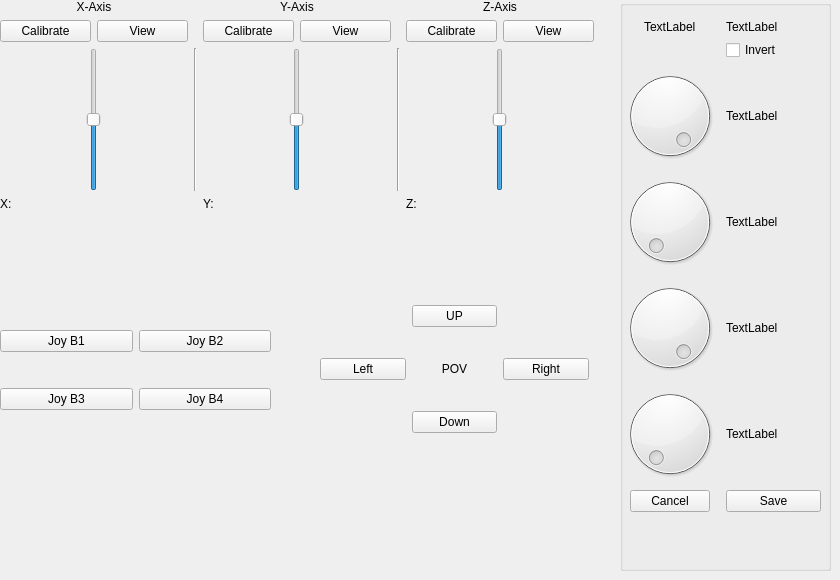
      <widget class="QWidget" name="tabCalibrationJoystick">
       <attribute name="title">
        <string>Joystick</string>
       </attribute>
       <widget class="QGroupBox" name="groupCalibrate">
        <property name="enabled">
         <bool>true</bool>
        </property>
        <property name="geometry">
         <rect>
          <x>620</x>
          <y>0</y>
          <width>211</width>
          <height>571</height>
         </rect>
        </property>
        <property name="autoFillBackground">
         <bool>false</bool>
        </property>
        <property name="title">
         <string/>
        </property>
        <widget class="QWidget" name="formLayoutWidget">
         <property name="geometry">
          <rect>
           <x>0</x>
           <y>20</y>
           <width>201</width>
           <height>541</height>
          </rect>
         </property>
         <layout class="QFormLayout" name="formLayout_3">
          <property name="labelAlignment">
           <set>Qt::AlignCenter</set>
          </property>
          <property name="formAlignment">
           <set>Qt::AlignHCenter|Qt::AlignTop</set>
          </property>
          <item row="0" column="0">
           <widget class="QLabel" name="lCalibrateOption">
            <property name="text">
             <string>TextLabel</string>
            </property>
           </widget>
          </item>
          <item row="0" column="1">
           <widget class="QLabel" name="lCalibrateStep">
            <property name="text">
             <string>TextLabel</string>
            </property>
           </widget>
          </item>
          <item row="1" column="1">
           <widget class="QCheckBox" name="chbCalibrateInvert">
            <property name="text">
             <string>Invert</string>
            </property>
           </widget>
          </item>
          <item row="4" column="0">
           <widget class="QDial" name="dCalibrateMin">
            <property name="minimum">
             <number>-32768</number>
            </property>
            <property name="maximum">
             <number>0</number>
            </property>
            <property name="value">
             <number>-32768</number>
            </property>
            <property name="sliderPosition">
             <number>-32768</number>
            </property>
            <property name="orientation">
             <enum>Qt::Horizontal</enum>
            </property>
           </widget>
          </item>
          <item row="4" column="1">
           <widget class="QLabel" name="lCalibrateMin">
            <property name="text">
             <string>TextLabel</string>
            </property>
           </widget>
          </item>
          <item row="5" column="0">
           <widget class="QDial" name="dCalibrateNeutral">
            <property name="minimum">
             <number>-32768</number>
            </property>
            <property name="maximum">
             <number>32768</number>
            </property>
            <property name="value">
             <number>32768</number>
            </property>
           </widget>
          </item>
          <item row="8" column="0">
           <widget class="QPushButton" name="bCalibrateCancel">
            <property name="text">
             <string>Cancel</string>
            </property>
           </widget>
          </item>
          <item row="8" column="1">
           <widget class="QPushButton" name="bCalibrateSave">
            <property name="text">
             <string>Save</string>
            </property>
           </widget>
          </item>
          <item row="5" column="1">
           <widget class="QLabel" name="lCalibrateNeutral">
            <property name="text">
             <string>TextLabel</string>
            </property>
           </widget>
          </item>
          <item row="7" column="0">
           <widget class="QDial" name="dCalibrateDeadband">
            <property name="maximum">
             <number>25</number>
            </property>
           </widget>
          </item>
          <item row="7" column="1">
           <widget class="QLabel" name="lCalibrateDeadband">
            <property name="text">
             <string>TextLabel</string>
            </property>
           </widget>
          </item>
          <item row="3" column="0">
           <widget class="QDial" name="dCalibrateMax">
            <property name="minimum">
             <number>0</number>
            </property>
            <property name="maximum">
             <number>32768</number>
            </property>
            <property name="value">
             <number>32768</number>
            </property>
           </widget>
          </item>
          <item row="3" column="1">
           <widget class="QLabel" name="lCalibrateMax">
            <property name="text">
             <string>TextLabel</string>
            </property>
           </widget>
          </item>
         </layout>
        </widget>
       </widget>
       <widget class="QWidget" name="gridLayoutWidget_4">
        <property name="geometry">
         <rect>
          <x>0</x>
          <y>0</y>
          <width>594</width>
          <height>211</height>
         </rect>
        </property>
        <layout class="QGridLayout" name="gridLayout_7">
         <property name="horizontalSpacing">
          <number>6</number>
         </property>
         <item row="3" column="1">
          <widget class="Line" name="line">
           <property name="orientation">
            <enum>Qt::Vertical</enum>
           </property>
          </widget>
         </item>
         <item row="1" column="2">
          <layout class="QHBoxLayout" name="horizontalLayout_4">
           <item>
            <widget class="QPushButton" name="bYAxisCal">
             <property name="text">
              <string>Calibrate</string>
             </property>
            </widget>
           </item>
           <item>
            <widget class="QPushButton" name="bYAxisCalView">
             <property name="text">
              <string>View</string>
             </property>
            </widget>
           </item>
          </layout>
         </item>
         <item row="1" column="4">
          <layout class="QHBoxLayout" name="horizontalLayout_8">
           <item>
            <widget class="QPushButton" name="bZAxisCal">
             <property name="text">
              <string>Calibrate</string>
             </property>
            </widget>
           </item>
           <item>
            <widget class="QPushButton" name="bZAxisCalView">
             <property name="text">
              <string>View</string>
             </property>
            </widget>
           </item>
          </layout>
         </item>
         <item row="3" column="2">
          <widget class="QSlider" name="YAxis">
           <property name="sizePolicy">
            <sizepolicy hsizetype="Expanding" vsizetype="Expanding">
             <horstretch>0</horstretch>
             <verstretch>0</verstretch>
            </sizepolicy>
           </property>
           <property name="minimum">
            <number>-32767</number>
           </property>
           <property name="maximum">
            <number>32767</number>
           </property>
           <property name="singleStep">
            <number>10</number>
           </property>
           <property name="orientation">
            <enum>Qt::Vertical</enum>
           </property>
          </widget>
         </item>
         <item row="4" column="0">
          <layout class="QHBoxLayout" name="horizontalLayout_9">
           <item>
            <widget class="QLabel" name="lXAxisValue">
             <property name="text">
              <string>X:</string>
             </property>
            </widget>
           </item>
          </layout>
         </item>
         <item row="4" column="2">
          <layout class="QHBoxLayout" name="horizontalLayout_10">
           <item>
            <widget class="QLabel" name="lYAxisValue">
             <property name="text">
              <string>Y:</string>
             </property>
            </widget>
           </item>
          </layout>
         </item>
         <item row="0" column="0">
          <widget class="QLabel" name="label_5">
           <property name="text">
            <string>X-Axis</string>
           </property>
           <property name="alignment">
            <set>Qt::AlignCenter</set>
           </property>
          </widget>
         </item>
         <item row="3" column="4">
          <widget class="QSlider" name="ZAxis">
           <property name="sizePolicy">
            <sizepolicy hsizetype="Expanding" vsizetype="Expanding">
             <horstretch>0</horstretch>
             <verstretch>0</verstretch>
            </sizepolicy>
           </property>
           <property name="minimum">
            <number>-32767</number>
           </property>
           <property name="maximum">
            <number>32767</number>
           </property>
           <property name="orientation">
            <enum>Qt::Vertical</enum>
           </property>
          </widget>
         </item>
         <item row="1" column="0">
          <layout class="QHBoxLayout" name="horizontalLayout_7">
           <item>
            <widget class="QPushButton" name="bXAxisCal">
             <property name="text">
              <string>Calibrate</string>
             </property>
            </widget>
           </item>
           <item>
            <widget class="QPushButton" name="bXAxisCalView">
             <property name="text">
              <string>View</string>
             </property>
            </widget>
           </item>
          </layout>
         </item>
         <item row="3" column="0">
          <widget class="QSlider" name="XAxis">
           <property name="sizePolicy">
            <sizepolicy hsizetype="Expanding" vsizetype="Expanding">
             <horstretch>0</horstretch>
             <verstretch>0</verstretch>
            </sizepolicy>
           </property>
           <property name="layoutDirection">
            <enum>Qt::LeftToRight</enum>
           </property>
           <property name="minimum">
            <number>-32767</number>
           </property>
           <property name="maximum">
            <number>32767</number>
           </property>
           <property name="singleStep">
            <number>10</number>
           </property>
           <property name="sliderPosition">
            <number>0</number>
           </property>
           <property name="orientation">
            <enum>Qt::Vertical</enum>
           </property>
          </widget>
         </item>
         <item row="4" column="4">
          <layout class="QHBoxLayout" name="horizontalLayout_11">
           <item>
            <widget class="QLabel" name="lZAxisValue">
             <property name="text">
              <string>Z:</string>
             </property>
            </widget>
           </item>
          </layout>
         </item>
         <item row="0" column="2">
          <widget class="QLabel" name="label_6">
           <property name="text">
            <string>Y-Axis</string>
           </property>
           <property name="alignment">
            <set>Qt::AlignCenter</set>
           </property>
          </widget>
         </item>
         <item row="0" column="4">
          <widget class="QLabel" name="label_7">
           <property name="text">
            <string>Z-Axis</string>
           </property>
           <property name="alignment">
            <set>Qt::AlignCenter</set>
           </property>
          </widget>
         </item>
         <item row="3" column="3">
          <widget class="Line" name="line_2">
           <property name="orientation">
            <enum>Qt::Vertical</enum>
           </property>
          </widget>
         </item>
        </layout>
       </widget>
       <widget class="QWidget" name="gridLayoutWidget">
        <property name="geometry">
         <rect>
          <x>0</x>
          <y>300</y>
          <width>271</width>
          <height>141</height>
         </rect>
        </property>
        <layout class="QGridLayout" name="gridLayout">
         <item row="1" column="1">
          <widget class="QPushButton" name="bJoyButton4">
           <property name="text">
            <string>Joy B4</string>
           </property>
          </widget>
         </item>
         <item row="0" column="1">
          <widget class="QPushButton" name="bJoyButton2">
           <property name="text">
            <string>Joy B2</string>
           </property>
          </widget>
         </item>
         <item row="0" column="0">
          <widget class="QPushButton" name="bJoyButton1">
           <property name="text">
            <string>Joy B1</string>
           </property>
          </widget>
         </item>
         <item row="1" column="0">
          <widget class="QPushButton" name="bJoyButton3">
           <property name="text">
            <string>Joy B3</string>
           </property>
          </widget>
         </item>
        </layout>
       </widget>
       <widget class="QWidget" name="gridLayoutWidget_2">
        <property name="geometry">
         <rect>
          <x>320</x>
          <y>280</y>
          <width>269</width>
          <height>181</height>
         </rect>
        </property>
        <layout class="QGridLayout" name="gridLayout_4">
         <item row="2" column="0">
          <widget class="QLabel" name="label_8">
           <property name="text">
            <string/>
           </property>
          </widget>
         </item>
         <item row="0" column="0">
          <widget class="QLabel" name="label_9">
           <property name="text">
            <string/>
           </property>
          </widget>
         </item>
         <item row="1" column="1">
          <widget class="QLabel" name="label_10">
           <property name="text">
            <string>POV</string>
           </property>
           <property name="alignment">
            <set>Qt::AlignCenter</set>
           </property>
          </widget>
         </item>
         <item row="0" column="2">
          <widget class="QLabel" name="label_11">
           <property name="text">
            <string/>
           </property>
          </widget>
         </item>
         <item row="0" column="1">
          <widget class="QPushButton" name="bJoyPOVUp">
           <property name="text">
            <string>UP</string>
           </property>
          </widget>
         </item>
         <item row="1" column="0">
          <widget class="QPushButton" name="bJoyPOVLeft">
           <property name="text">
            <string>Left</string>
           </property>
          </widget>
         </item>
         <item row="2" column="1">
          <widget class="QPushButton" name="bJoyPOVDown">
           <property name="text">
            <string>Down</string>
           </property>
          </widget>
         </item>
         <item row="1" column="2">
          <widget class="QPushButton" name="bJoyPOVRight">
           <property name="text">
            <string>Right</string>
           </property>
          </widget>
         </item>
        </layout>
       </widget>
      </widget>
